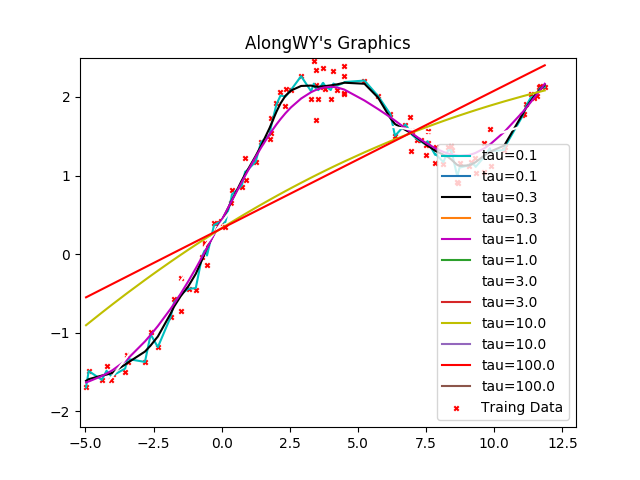

Source code (Python):
# -*- coding:utf-8 -*-
#局部加权线性回归

import numpy as np
import matplotlib.pyplot as plt

#读入X,Y数据
X = [(float)(x.strip()) for x in open('q2x.dat').readlines()]
Y = [(float)(y.strip()) for y in open('q2y.dat').readlines()]

#对X,Y进行向量化处理
XV = np.matrix([(1,x) for x in X])
YV = np.matrix([(y,) for y in Y])

#向量输出测试
#print(XV)
#print(YV)

#对点计算拟和，给定点x值，波长值，数据集XV,YV，返回theta
def theta(x,XV,YV,K):
    num = len(XV)
    #计算权重矩阵
    W = np.mat(np.eye(num))
    for i in range(num):
        W[i,i] = np.exp((x-XV[i,1])**2/(-2*K*K))
    XTWT=XV.T*W*XV
    return XTWT.I*XV.T*W*YV

#对给定的X序列进行拟合
def tofitter(XL,XV,YV,K,c = 'r',s = 10,lb = '-'):
    YL = []
    for x in XL:
        y = np.matrix([1,x])*theta(x,XV,YV,K)
        YL.append(y[0,0])
    #绘制曲线
    plt.plot(XL,YL,c,s,linestyle='-',label=lb)
	

#设置X,Y轴的上下限
plt.xlim(-5.2,13.0)
plt.ylim(-2.2,2.5)

#散点绘制
plt.scatter(X,Y,c='r', s=10, marker = 'x',label='Traing Data')

#为接下来绘制线条做准备
X.sort()

#tau=0.1
tofitter(X,XV,YV,0.1,c = 'c',s = 10,lb = 'tau=0.1')

#tau=0.3
tofitter(X,XV,YV,0.3,c = 'k',s = 10,lb = 'tau=0.3')

#tau=1.0
tofitter(X,XV,YV,1.0,c = 'm',s = 10,lb = 'tau=1.0')

#tau=3.0
tofitter(X,XV,YV,3.0,c = 'w',s = 10,lb = 'tau=3.0')

#tau=10.0
tofitter(X,XV,YV,10.0,c = 'y',s = 10,lb = 'tau=10.0')

#tau=100.0
tofitter(X,XV,YV,100,c = 'r',s = 10,lb = 'tau=100.0')

#设置标题
plt.title("AlongWY's Graphics")

#显示界面
plt.legend()
plt.show()
